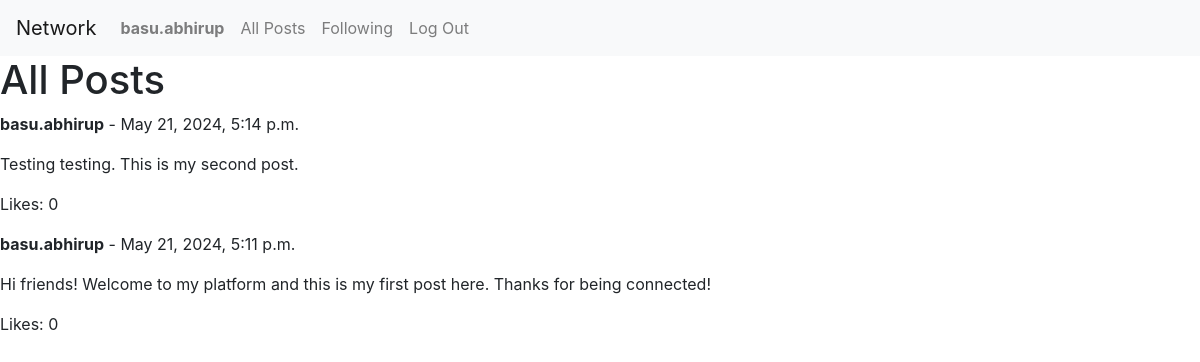
Page /posts (signed in) on the earlier database version.
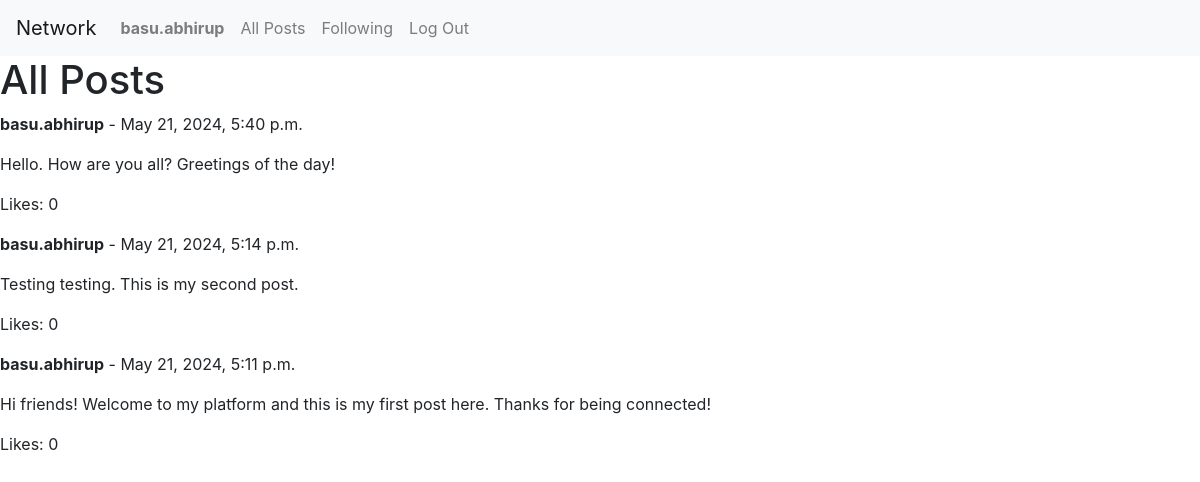
Same page on the later database version.
### network/models.py (models this page shows)
class Post(models.Model):
  user = models.ForeignKey(User, on_delete=models.CASCADE)
  content = models.TextField()
  timestamp = models.DateTimeField(auto_now_add=True)
  likes = models.PositiveIntegerField(default=0)

class User(AbstractUser):
    pass

### network/views.py (the view)
# urls.py: path("posts", views.posts, name="posts")
@csrf_exempt
@login_required
def posts(request):
  if request.method == 'POST':
    if not request.user.is_authenticated:
      return JsonResponse({'error': 'Authentication required'}, status=401)
    try:
      data = json.loads(request.body)
      content = data.get('content')
      print(content)
    except Exception as e:
      return JsonResponse({'error': 'Invalid data format'}, status=400)
    if not content:
      return JsonResponse({'error': 'Content cannot be empty'}, status=400)
    user = get_user_model().objects.get(username=request.user.username)
    new_post = Post.objects.create(user=user, content=content)
    return JsonResponse({'message': 'Post created successfully', 'id': new_post.id}, status=201)
  elif request.method == 'GET':
    all_posts = Post.objects.all().order_by('-timestamp')  # Order by latest first
    return render(request, 'network/all_posts.html', {
        'posts': all_posts
    })
  else:
    return JsonResponse({'error': 'Method not allowed'}, status=405)

### network/templates/network/all_posts.html
{% extends "network/layout.html" %}
{% block body %}
    <h1>All Posts</h1>
    {% for post in posts %}
    <div class="post">
        <p><b>{{ post.user.username }}</b> - {{ post.timestamp }}</p>
        <p>{{ post.content }}</p>
        <p>Likes: {{ post.likes }}</p>
        </div>
    {% endfor %}
{% endblock %}

Differences in the rows shown:
added Post: user.username "basu.abhirup", timestamp "May 21, 2024, 5:40 p.m.", content "Hello. How are you all? Greetings of the day!", likes "0"
